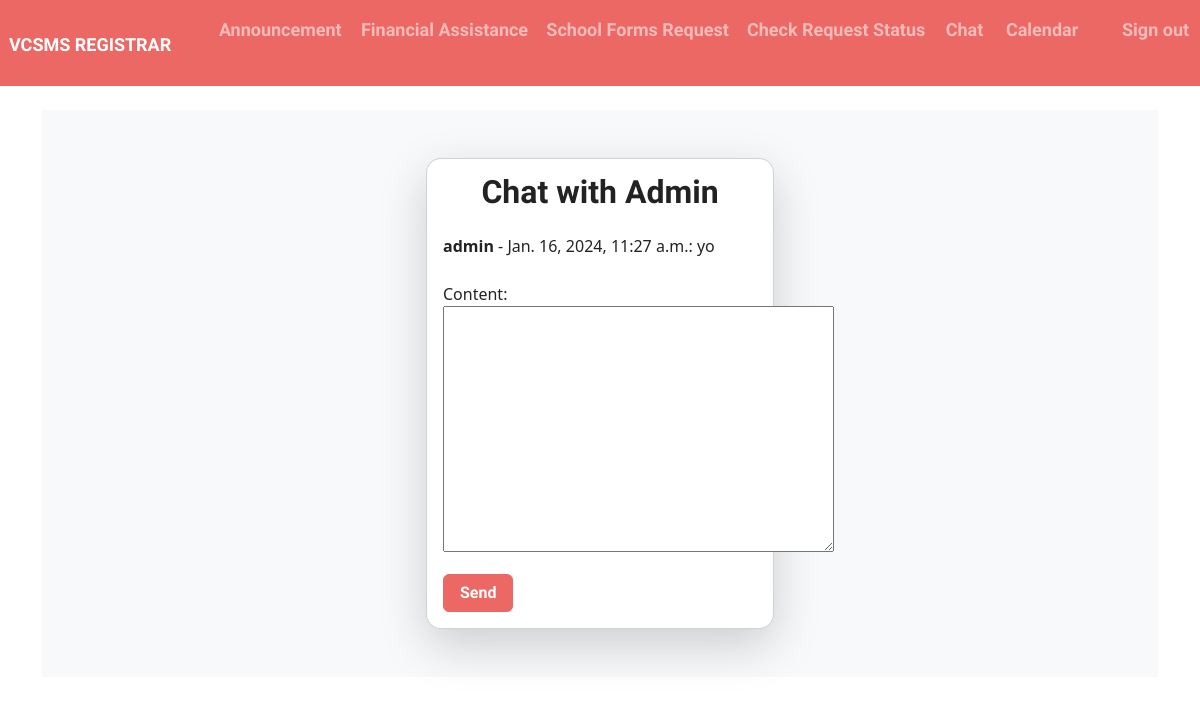
/chat (signed in), run on the app's committed database.
### vrexApp/models.py (models this page shows, shortened)
class Message(models.Model):
    sender = models.ForeignKey(CustomUser, on_delete=models.CASCADE, related_name='sent_messages')
    recipient = models.ForeignKey(CustomUser, on_delete=models.CASCADE, related_name='received_messages')
    content = models.TextField()
    timestamp = models.DateTimeField(auto_now_add=True)

class CustomUser(AbstractUser):
    first_name = models.CharField(_("first name"), max_length=150, blank=True)
    middle_name = models.CharField(_("middle name"), max_length=150, blank=True)
    last_name = models.CharField(_("last name"), max_length=150, blank=True)
    GENDER_CHOICES = [
        ('', 'Choose Gender'),
        ('M', 'Male'),
        ('F', 'Female'),
        ('O', 'Other'),
    ]
    sex = models.CharField(_("sex"), max_length=10, choices=GENDER_CHOICES, blank=True)
    USER_TYPE_CHOICES = [
        ('', 'Choose User Type'),
        ('student', 'Student'),
        ('parent', 'Parent'),
    ]
    user_type = models.CharField(_("user type"), max_length=10, choices=USER_TYPE_CHOICES, blank=True)
    home_address = models.CharField(_("home address"), max_length=150, blank=True)
    contact_number = models.CharField(
        _("contact number"),
        max_length=150,
        blank=True,
        validators=[
            RegexValidator(
                regex=r'^\+63\d{10}$',
                message=_("Enter a valid cellphone number starting with +63."),
            ),
        ],
        help_text=_("Enter a valid cellphone number starting with +63."),
    )

### vrexApp/views.py (the view)
# urls.py: path('chat', views.chat, name="chat"),
@login_required
def chat(request):
    admin_user = get_user_model().objects.filter(is_staff=True).first()
    if request.method == 'POST':
        form = MessageForm(request.POST)
        if form.is_valid():
            message = form.save(commit=False)
            message.sender = request.user
            message.recipient = admin_user
            message.save()
            return redirect('chat')
    else:
        form = MessageForm()
    user_messages = Message.objects.filter(sender=request.user, recipient=admin_user)
    admin_messages = Message.objects.filter(sender=admin_user, recipient=request.user)
    messages = user_messages.union(admin_messages).order_by('timestamp')
    return render(request, 'vrexApp/chat.html', {'form': form, 'messages': messages, 'recipient': admin_user})

### vrexApp/forms.py
class MessageForm(forms.ModelForm):
    class Meta:
        model = Message
        fields = ['content']

### vrexApp/templates/vrexApp/chat.html (shortened to what this page needs)
{% extends 'vrexApp/base.html' %}
{% block content %}
<section class="bg-light py-5">
  <div class="container">
    <div class="row justify-content-center">
      <div class="col-md-8 col-lg-6 col-xl-4">
        <div class="card shadow-lg" style="border-radius: 15px;">
          <div class="card-body">
            <h2 class="card-title text-center mb-4">Chat with Admin</h2>
            <div class="messages">
                {% for message in messages %}
                    <p class="mb-2">
                        <strong>{{ message.sender.username }}</strong> -
                        {{ message.timestamp }}:
                        {{ message.content }}
                    </p>
                {% endfor %}
            </div>
            <form method="post" action="" class="mt-4">
                {{ form.as_p }}
                <button type="submit" class="btn btn-primary">Send</button>
            </form>
          </div>
        </div>
      </div>
    </div>
  </div>
</section>
{% endblock %}

### data on the page
Message: sender.username "admin", timestamp "Jan. 16, 2024, 11:27 a.m.", content "yo"
